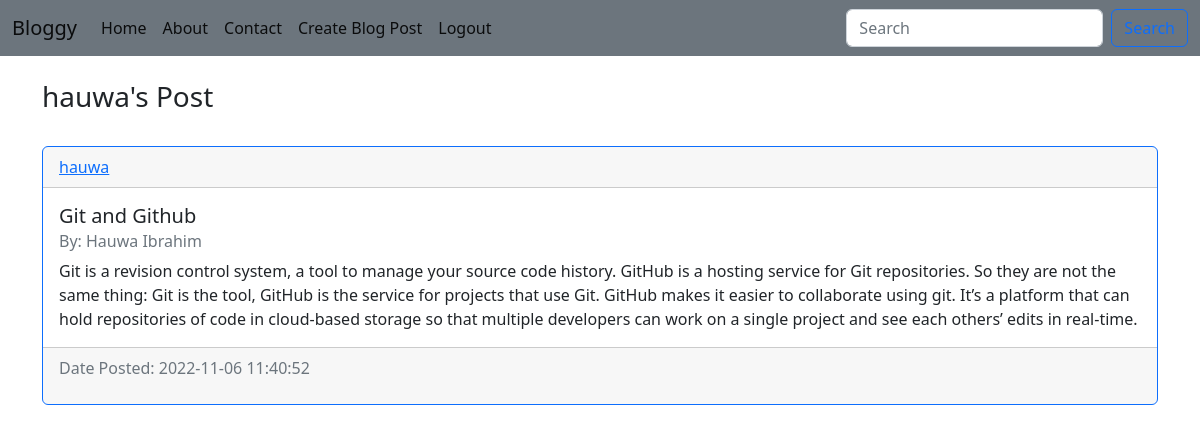
The app's page /posts/hauwa (signed in) with its own data.
### BlogApp/datamodel.py (models this page shows)
class Post(db.Model):
    id = db.Column(db.Integer, primary_key=True)
    title = db.Column(db.String(150), nullable=False)
    author = db.Column(db.Text, nullable= False)
    content = db.Column(db.Text, nullable=False)
    date_created = db.Column(db.DateTime(timezone=True), default=func.now())
    created_by = db.Column(db.Integer, db.ForeignKey("user.id", ondelete="CASCADE"), nullable=False)

class User(db.Model, UserMixin):
    id = db.Column(db.Integer, primary_key=True)
    first_name = db.Column(db.String(50), nullable=False)
    last_name = db.Column(db.String(50), nullable=False)
    username = db.Column(db.String(150), unique=True)
    email = db.Column(db.String(150), unique=True)
    age = db.Column(db.Integer, unique=True)
    password = db.Column(db.String(150))
    date_created = db.Column(db.DateTime(timezone=True), default=func.now())
    posts = db.relationship('Post', backref='user', passive_deletes= True)

### BlogApp/blog.py (the view)
@blog.route("/posts/<username>")
@login_required
def posts(username):
    user = User.query.filter_by(username=username).first()
    if not user:
        flash('No user with that username exists.', category='error')
        return redirect(url_for('blog.home'))
    posts = Post.query.filter_by(created_by=user.id).all()
    return render_template("posts.html", user=current_user, posts=posts, username=username)

### BlogApp/__init__.py (called while the page is built)
def create_app():
    app = Flask(__name__)
    app.config['SECRET_KEY'] = 'd571a82d75801c33edc9f536'
    app.config['SQLALCHEMY_DATABASE_URI'] = f'sqlite:///{DB_NAME}'
    db.init_app(app)
    migrate.init_app(app, db)
    from .blog import blog
    from .auth import auth
    app.register_blueprint(blog, url_prefix="/")
    app.register_blueprint(auth, url_prefix="/")
    from .datamodel import User, Post, Message
    with app.app_context():
        db.create_all()
    create_database(app)
    login_manager = LoginManager()
    login_manager.login_view = "auth.login"
    login_manager.init_app(app)
    @login_manager.user_loader
    def load_user(id):
        return User.query.get(int(id))
    return app

### BlogApp/templates/posts.html (shortened to what this page needs)
{% extends "navbar.html" %}
{% block content %}
<!DOCTYPE html>
<html lang="en">
<head>
</head>
<body>
  <h3>{{ username }}'s Post</h3>
<div id="posts">
    {% for post in posts %}
    <br>
        <div class ="card border-primary">
            <div class="card-header d-flex justify-content-between align-items-center">
               <a href="/posts/{{post.user.username}}">{{post.user.username}}</a> </div>
               <div class="card-body">
              <h5 class="card-title">{{ post.title}}</h5>
              <h6 class="card-subtitle mb-2 text-muted"> By: {{ post.author }}</h6>
              <p class="card-text"> {{ post.content }}</p>
            </div>
            <div class="card-footer text-muted"> <p> Date Posted: {{post.date_created}}</p></div>
         </div>
        </div>
    </div>
    {% endfor %}
</body>
</html>
{% endblock %}

### records on screen
Post: user.username "hauwa", title "Git and Github", author "Hauwa Ibrahim", content "Git is a revision control system, a tool to manage your source code history. GitHub is a hosting service for Git repositories. So they are not the same thing: Git is the tool, GitHub is the service for projects that use Git. GitHub makes it easier to collaborate using git. It’s a platform that can hold repositories of code in cloud-based storage so that multiple developers can work on a single project and see each others’ edits in real-time.", date_created "2022-11-06 11:40:52"

### other values on screen
{{ username }} "hauwa"
